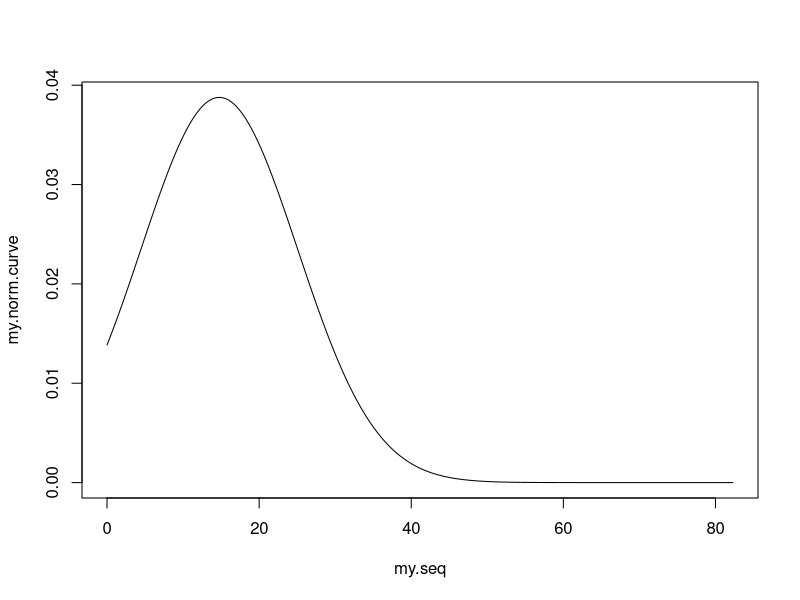
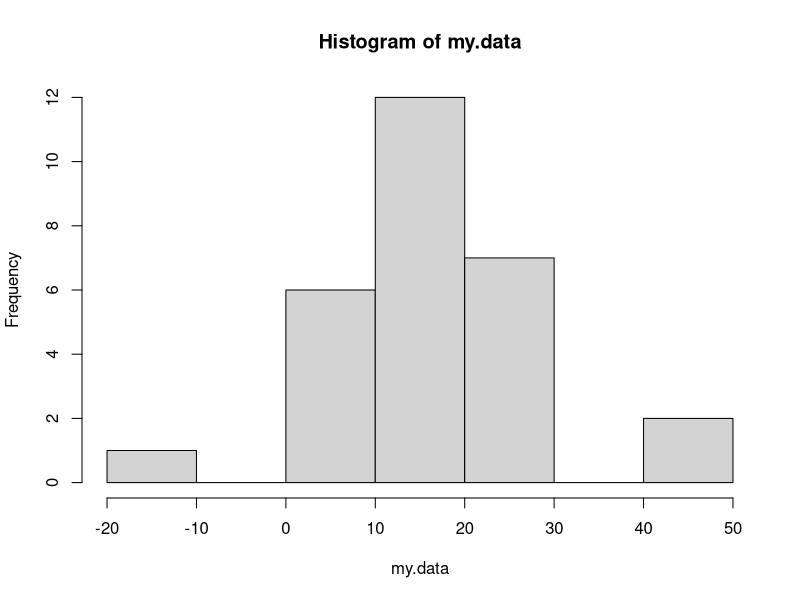
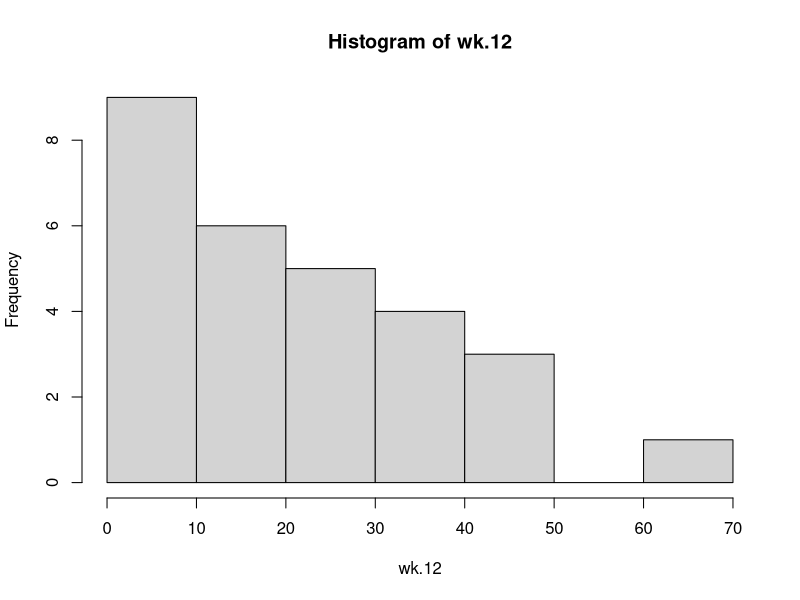
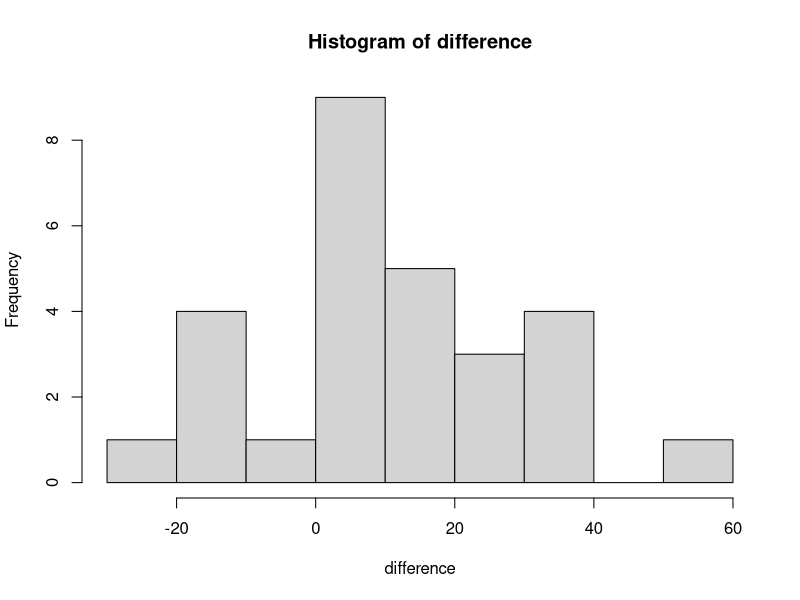

Reproduce these figures in R, in order.
## ---- chunk 1
knitr::opts_chunk$set(echo = TRUE)
## ---- chunk 2

n <- 28
my.mean <- 14.76
my.sd   <- 10.29

my.data <- rnorm(n = n, mean = my.mean, sd = my.sd)



## ---- chunk 3
mean(my.data)
sd(my.data)
## ---- chunk 4
my.min <- 0
my.max <- 8*my.sd
## ---- chunk 5
my.seq <- seq(from = my.min, to = my.max, by = 0.1)

min(my.seq)
max(my.seq)
range(my.seq)

my.norm.curve <- dnorm(x = my.seq, mean = my.mean, sd = my.sd)


## ---- chunk 6
plot(my.norm.curve ~ my.seq, type = "l")
## ---- chunk 7
hist(my.data)
## ---- chunk 8
baseline <- c(2.165751, 18.595921,17.158801, 5.626549,1.907980,14.834630,1.568601,6.341502,18.489389,7.322593,9.938555,2.806024, 9.029434,29.948006, 2.247686,1.58033, 19.597228, 22.094942,  5.713589, 16.128858,  8.063147,  4.301943,  5.228189, 10.151284, 14.225289,  1.647791, 33.016771,  9.826562)

mean(baseline)
sd(baseline)

## week 12 - after 12 weeks of treament
wk.12 <-c(18.375663,  29.441635,   6.886321,   8.832303,  33.199704,  4.642406,  5.507830, 31.062378, 24.982074, 10.936893, 12.973502,  3.417660, 22.097952, 41.831826, 29.514890, 31.862180,  7.920042,  5.168505, 20.554914, 18.899862, 16.361024, 63.875732, 42.017015, 35.062467,  5.957915,  1.759863, 11.808719, 43.414362)

mean(wk.12)
sd(wk.12)
t.test(baseline,wk.12,paired = T)

## ---- chunk 9
hist(wk.12)
## ---- chunk 10
difference <- wk.12 - baseline
## ---- chunk 11
hist(difference)
## ---- chunk 12

t.test(arm::logit(difference))
## ---- chunk 13
library(arm)
t.test((wk.12/100), (baseline/100),paired = T)
mean(wk.12/100)
mean(baseline/100)
mean(wk.12/100-baseline/100)
t.test(logit(wk.12/100), logit(baseline/100),paired = T)


mean(wk.12)
mean(baseline)
wilcox.test(wk.12,baseline,
            paired = TRUE)
## ---- chunk 14
#baseline
x <- rnorm(n = n, mean = my.mean, sd = my.sd)

#follow up
y <- rnorm(n = n, mean = my.mean, sd = my.sd)

difference <- y - x

which(difference > 40)

t.test(difference[-40])
